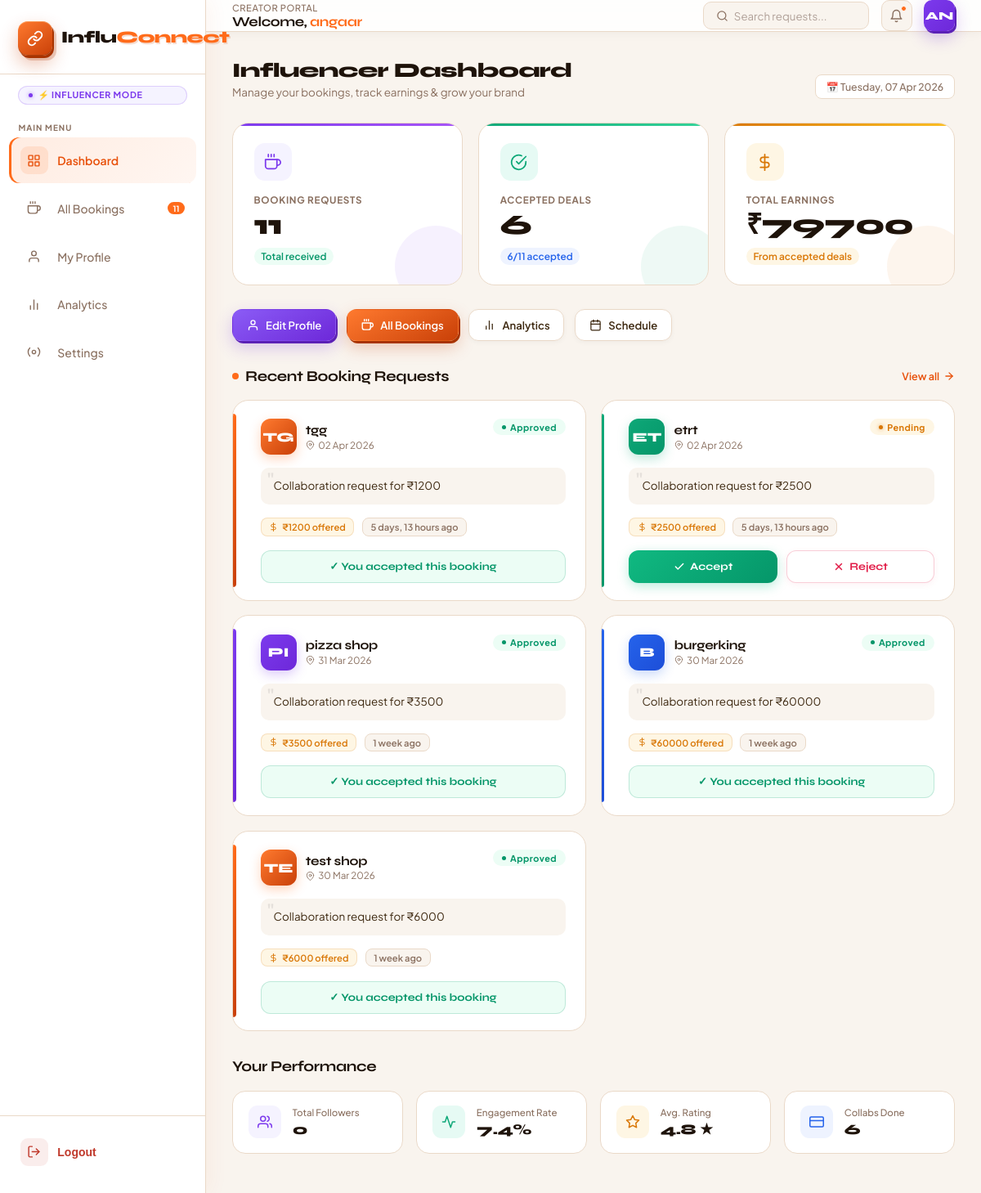
The page /influencers/dashboard/ (signed in) on the database as committed earlier.
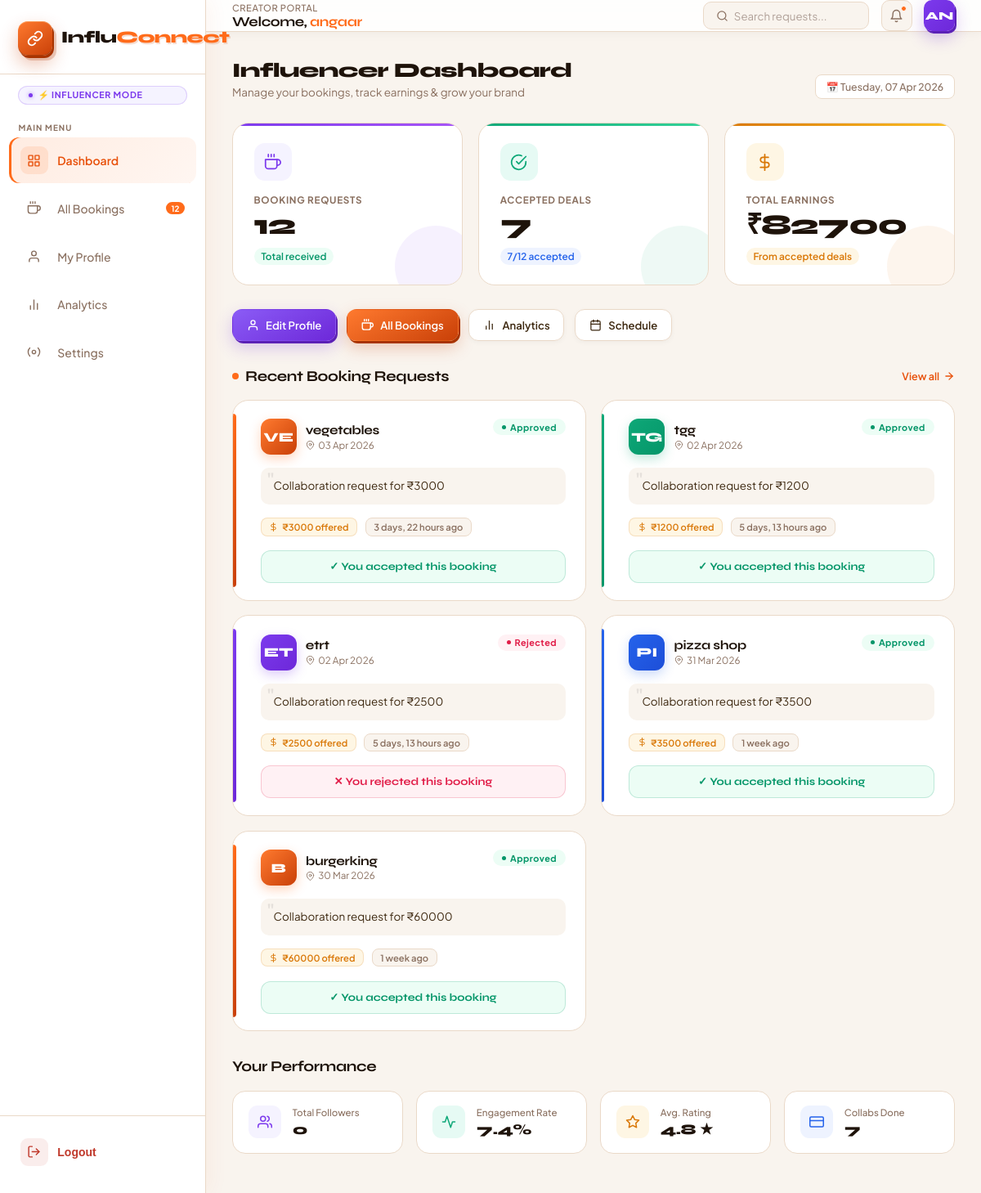
The same page on the database as committed later.
### bookings/models.py (models this page shows, shortened)
class Booking(models.Model):
    STATUS_CHOICES = [
        ('pending', 'Pending'),
        ('approved', 'Approved'),
        ('rejected', 'Rejected'),
    ]
    shopkeeper = models.ForeignKey(
        settings.AUTH_USER_MODEL,
        on_delete=models.CASCADE,
        related_name='shop_bookings'
    )
    influencer = models.ForeignKey(
        'influencers.InfluencerProfile',
        on_delete=models.CASCADE,
        related_name='influencer_bookings'
    )
    business_name = models.CharField(max_length=200, default="")
    message = models.TextField(default="")
    category = models.CharField(max_length=100, default="")
    location = models.CharField(max_length=200, blank=True, null=True)
    amount = models.PositiveIntegerField(default=0)
    booking_date = models.DateField(null=True, blank=True)
    booking_time = models.TimeField(null=True, blank=True)
    status = models.CharField(
        max_length=20,
        choices=STATUS_CHOICES,
        default='pending'
    )
    created_at = models.DateTimeField(auto_now_add=True)

### influencers/views.py (the view)
# urls.py: path('dashboard/', views.influencer_dashboard, name='dashboard'),
@login_required
def influencer_dashboard(request):
    profile, created = InfluencerProfile.objects.get_or_create(user=request.user)
    total_bookings = Booking.objects.filter(influencer=profile).count()
    accepted_bookings = Booking.objects.filter(influencer=profile, status='approved').count()
    total_earnings = Booking.objects.filter(influencer=profile, status='approved').aggregate(
        total=models.Sum('amount'))['total'] or 0
    recent_bookings = Booking.objects.filter(influencer=profile).order_by('-created_at')[:5]
    return render(request, 'influencers/dashboard.html', {
        'profile': profile,
        'total_requests': total_bookings,
        'accepted_requests': accepted_bookings,
        'total_earnings': total_earnings,
        'bookings': recent_bookings,
    })

### templates/influencers/dashboard.html (shortened to what the changed rows need)
<!DOCTYPE html>
<html lang="en">
<head>
</head>
<body>
<aside class="sidebar" id="sidebar">
  <ul class="nav-menu">
    <li class="nav-item">
      <a href="{% url 'bookings:all_bookings' %}" class="nav-link">
        <span class="nav-icon">
        </span>
        All Bookings
        <span class="nav-badge">{{ total_requests }}</span>
      </a>
    </li>
  </ul>
</aside>
<div class="main-wrap">
  <main class="page-content">
    <div class="page-header">
      <div>
        <h1 class="page-title">Influencer Dashboard</h1>
      </div>
    </div>
    <div class="stats-grid">
      <div class="stat-card violet">
        <div class="stat-icon">
        </div>
        <p class="stat-label">Booking Requests</p>
        <p class="stat-value">{{ total_requests }}</p>
        <span class="stat-meta up">Total received</span>
      </div>
      <div class="stat-card teal">
        <div class="stat-icon">
          <svg viewBox="0 0 24 24" fill="none" stroke="currentColor" stroke-width="2" stroke-linecap="round" stroke-linejoin="round">
            <path d="M22 11.08V12a10 10 0 1 1-5.93-9.14"/>
            <polyline points="22 4 12 14.01 9 11.01"/>
          </svg>
        </div>
        <p class="stat-label">Accepted Deals</p>
        <p class="stat-value">{{ accepted_requests }}</p>
        <span class="stat-meta info">
          {% if total_requests > 0 %}{{ accepted_requests }}/{{ total_requests }} accepted{% else %}No requests yet{% endif %}
        </span>
      </div>
      <div class="stat-card amber">
        <div class="stat-icon">
          <svg viewBox="0 0 24 24" fill="none" stroke="currentColor" stroke-width="2" stroke-linecap="round" stroke-linejoin="round">
            <line x1="12" y1="1" x2="12" y2="23"/>
            <path d="M17 5H9.5a3.5 3.5 0 0 0 0 7h5a3.5 3.5 0 0 1 0 7H6"/>
          </svg>
        </div>
        <p class="stat-label">Total Earnings</p>
        <p class="stat-value">₹{{ total_earnings }}</p>
        <span class="stat-meta earn">From accepted deals</span>
      </div>
    </div>
    <div class="section-hdr">
      <h2 class="section-title"><span class="live-dot"></span>Recent Booking Requests</h2>
    </div>
    <div class="requests-grid">
      {% if bookings %}
        {% for booking in bookings %}
        <div class="req-card">
          <div class="req-top">
            <div class="req-shop-info">
              <div class="shop-avatar">{{ booking.business_name|slice:":2"|upper }}</div>
              <div>
                <div class="shop-name">{{ booking.business_name }}</div>
                <div class="shop-location">
                  <svg viewBox="0 0 24 24" fill="none" stroke="currentColor" stroke-width="2" stroke-linecap="round" stroke-linejoin="round">
                    <path d="M21 10c0 7-9 13-9 13s-9-6-9-13a9 9 0 0 1 18 0z"/>
                    <circle cx="12" cy="10" r="3"/>
                  </svg>
                  {{ booking.created_at|date:"d M Y" }}
                </div>
              </div>
            </div>
            <span class="status-pill
              {% if booking.status == 'pending' %}pending
              {% elif booking.status == 'approved' or booking.status == 'accepted' %}accepted
              {% elif booking.status == 'rejected' %}rejected{% endif %}">
              {% if booking.status == 'approved' or booking.status == 'accepted' %}Approved
              {% else %}{{ booking.status|capfirst }}{% endif %}
            </span>
          </div>
          <div class="req-message">Collaboration request for ₹{{ booking.amount }}</div>
          <div class="req-meta">
            <span class="meta-tag price">
              <svg viewBox="0 0 24 24" fill="none" stroke="currentColor" stroke-width="2" stroke-linecap="round" stroke-linejoin="round">
                <line x1="12" y1="1" x2="12" y2="23"/>
                <path d="M17 5H9.5a3.5 3.5 0 0 0 0 7h5a3.5 3.5 0 0 1 0 7H6"/>
              </svg>
              ₹{{ booking.amount }} offered
            </span>
            <span class="meta-tag">{{ booking.created_at|timesince }} ago</span>
          </div>
          <div class="req-actions">
            {% if booking.status == 'pending' %}
              <form method="POST" action="{% url 'bookings:approve_booking' booking.id %}">
                <button type="submit" class="btn-accept">
                  <svg viewBox="0 0 24 24" fill="none" stroke="currentColor" stroke-width="2.5" stroke-linecap="round" stroke-linejoin="round">
                    <polyline points="20 6 9 17 4 12"/>
                  </svg>
                  Accept
                </button>
              </form>
              <form method="POST" action="{% url 'bookings:reject_booking' booking.id %}">
                <button type="submit" class="btn-reject">
                  <svg viewBox="0 0 24 24" fill="none" stroke="currentColor" stroke-width="2.5" stroke-linecap="round" stroke-linejoin="round">
                    <line x1="18" y1="6" x2="6" y2="18"/><line x1="6" y1="6" x2="18" y2="18"/>
                  </svg>
                  Reject
                </button>
              </form>
            {% else %}
              <div class="req-actioned-msg
                {% if booking.status == 'approved' or booking.status == 'accepted' %}actioned-accepted
                {% else %}actioned-rejected{% endif %}">
                {% if booking.status == 'approved' or booking.status == 'accepted' %}✓ You accepted this booking
                {% else %}✕ You rejected this booking{% endif %}
              </div>
            {% endif %}
          </div>
        </div>
        {% endfor %}
      {% endif %}
    </div>
    <div class="perf-section">
      <div class="section-hdr">
        <h2 class="section-title">Your Performance</h2>
      </div>
      <div class="perf-grid">
        <div class="perf-card">
          <div>
            <div class="perf-lbl">Collabs Done</div>
            <div class="perf-val">{{ accepted_requests }}</div>
          </div>
        </div>
      </div>
    </div>
  </main>
</div>
</body>
</html>

Rows that differ between the two databases and show on the page:
no longer on this page (row unchanged): Booking: business_name "TE", business_name "test shop", created_at "30 Mar 2026", status "Approved", amount "6000", created_at "1 week"
added Booking: business_name "VE", business_name "vegetables", created_at "03 Apr 2026", status "Approved", amount "3000", created_at "3 days, 22 hours"
changed Booking "ET": status "Pending" → "Rejected"; status "Accept Reject" → "✕ You rejected this booking"
Other text that changed with them:
{{ total_requests }}: "11" → "12"
{{ accepted_requests }}: "6" → "7"
{{ total_earnings }}: "79700" → "82700"
